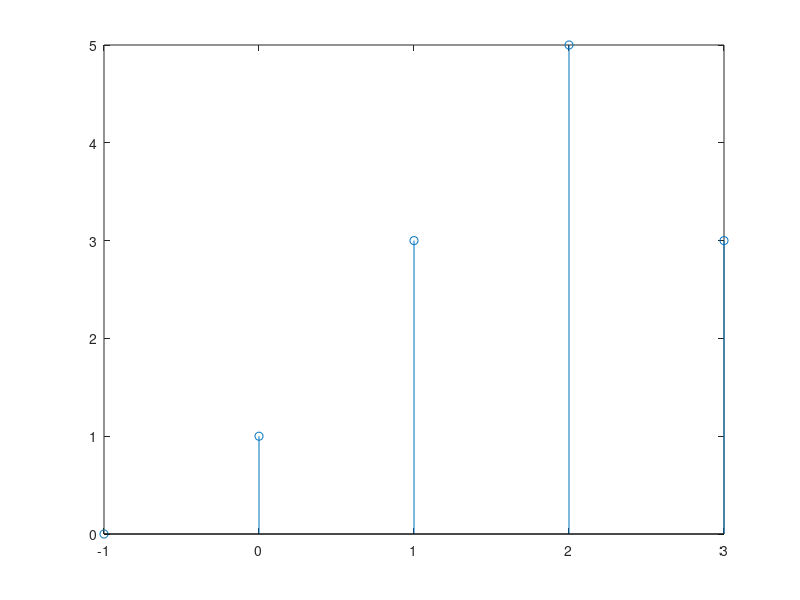

This figure's MATLAB source: (Note: this script raises an error after producing the figure.)
clc;

clearvars;

%%liton way

n1 = 0:3;
x1 = [0 1 2 3];
n2 = -1:2;
x2 = [ 0 1 2 3 ];

n = min (n1(1), n2(1)): max(n1(end), n2(end));

y1 = [ zeros(1, (abs(n(1)-n1(1)))) x1 zeros(1, abs(n(end)-n1(end)))];
y2 = [ zeros(1, abs(n(1)-n2(1))) x2 zeros(1, abs(n(end)-n2(end)))];

stem(n,y1+y2);

 fig=gcf;
 WinOnTop(fig, true);
 
